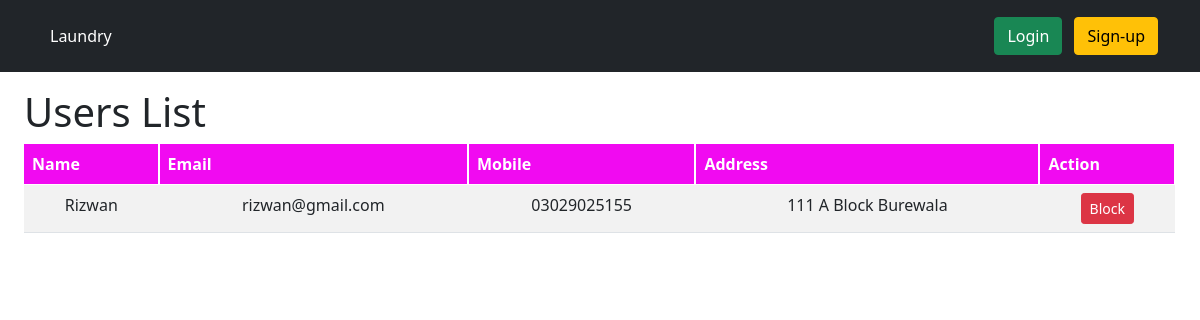
The page /users.php on the database its author committed.
### tables this page shows
CREATE TABLE `users` (
  `id` int(11) NOT NULL,
  `name` varchar(100) NOT NULL,
  `email` varchar(50) NOT NULL,
  `password` varchar(50) NOT NULL,
  `mobile` varchar(50) NOT NULL,
  `address` text NOT NULL,
  `status` varchar(50) NOT NULL DEFAULT 'Pending'
);

### users.php (the view, shortened to what this page needs)
<?php include 'inc/header.php';
$st = '';
$query = '';
if ($st == 'Approve') {
    $query = "SELECT * FROM users WHERE status='$st'";
} else if ($st == 'Block') {
    $query = "SELECT * FROM users WHERE status='$st'";
} else {
    $query = "SELECT * FROM users";
}
$users = null;
$result = mysqli_query($conn, $query);
while ($row = mysqli_fetch_assoc($result)) {
    $users[] = $row;
}
?>
<div class="mx-4">
    <h1>Users List</h1>
    <table class="table table-striped">
        <thead>
            <tr>
                <th>Name</th>
                <th>Email</th>
                <th>Mobile</th>
                <th>Address</th>
                <th>Action</th>
            </tr>
        </thead>
        <tbody>
            <?php if (!is_null($users)) {
                foreach ($users as $user) { ?>
                    <tr>
                        <td><?= $user['name'] ?></td>
                        <td><?= $user['email'] ?></td>
                        <td><?= $user['mobile'] ?></td>
                        <td><?= $user['address'] ?></td>
                        <td>
                            <?php $status = $user['status'];
                            if ($status == 'Approve') { ?>
                                <a href="process/users/changeStatus.php?id=<?= $user['id'] ?>&mode=Block" class="btn btn-danger btn-sm">Block</a>
                            <?php } else { ?>
                                <a href="process/users/changeStatus.php?id=<?= $user['id'] ?>&mode=Approve" class="btn btn-success btn-sm">Approve</a>
                            <?php } ?>
                        </td>
                    </tr>
                <?php } ?>
            <?php } else { ?>
                <tr>
                    <td colspan="10" class="text-center">No Record </td>
                </tr>
            <?php } ?>
        </tbody>
    </table>
</div>
<?php include 'inc/footer.php'; ?>

### public/css/style.css (style rules this page uses)
th { background-color: rgb(241, 10, 241) !important; color: white; border-right: 2px solid white; }
td { text-align: center; }

### rows shown on the page
users: name "Rizwan", email "rizwan@gmail.com", mobile "03029025155", address "111 A Block Burewala"
